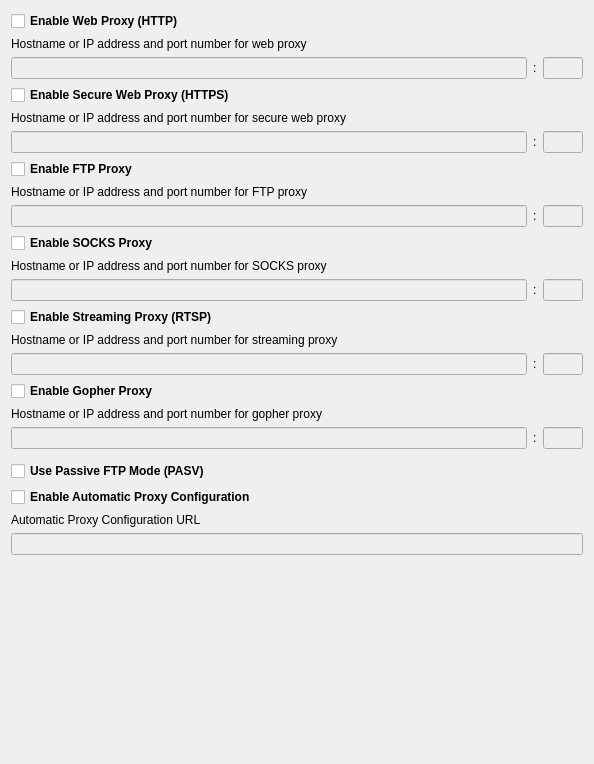
<?xml version="1.0" encoding="UTF-8"?>
<ui version="4.0">
 <class>ProxiesForm</class>
 <widget class="QWidget" name="ProxiesForm">
  <property name="geometry">
   <rect>
    <x>0</x>
    <y>0</y>
    <width>594</width>
    <height>764</height>
   </rect>
  </property>
  <property name="windowTitle">
   <string>Form</string>
  </property>
  <layout class="QVBoxLayout" name="verticalLayout">
   <item>
    <widget class="QCheckBox" name="checkBoxEnableWebProxy">
     <property name="font">
      <font>
       <weight>75</weight>
       <bold>true</bold>
      </font>
     </property>
     <property name="text">
      <string>Enable Web Proxy (HTTP)</string>
     </property>
    </widget>
   </item>
   <item>
    <widget class="QLabel" name="lTipHTTP">
     <property name="text">
      <string>Hostname or IP address and port number for web proxy</string>
     </property>
    </widget>
   </item>
   <item>
    <layout class="QHBoxLayout" name="horizontalLayout" stretch="0,0,0">
     <item>
      <widget class="QLineEdit" name="lineEditWebProxy">
       <property name="enabled">
        <bool>false</bool>
       </property>
       <property name="sizePolicy">
        <sizepolicy hsizetype="Expanding" vsizetype="Fixed">
         <horstretch>0</horstretch>
         <verstretch>0</verstretch>
        </sizepolicy>
       </property>
      </widget>
     </item>
     <item>
      <widget class="QLabel" name="label_2">
       <property name="text">
        <string>:</string>
       </property>
      </widget>
     </item>
     <item>
      <widget class="QLineEdit" name="lineEditWebProxyPort">
       <property name="enabled">
        <bool>false</bool>
       </property>
       <property name="sizePolicy">
        <sizepolicy hsizetype="Minimum" vsizetype="Fixed">
         <horstretch>0</horstretch>
         <verstretch>0</verstretch>
        </sizepolicy>
       </property>
       <property name="minimumSize">
        <size>
         <width>0</width>
         <height>0</height>
        </size>
       </property>
       <property name="maximumSize">
        <size>
         <width>40</width>
         <height>16777215</height>
        </size>
       </property>
       <property name="text">
        <string/>
       </property>
      </widget>
     </item>
    </layout>
   </item>
   <item>
    <widget class="QCheckBox" name="checkBoxEnableSecureWebProxy">
     <property name="font">
      <font>
       <weight>75</weight>
       <bold>true</bold>
      </font>
     </property>
     <property name="text">
      <string>Enable Secure Web Proxy (HTTPS)</string>
     </property>
    </widget>
   </item>
   <item>
    <widget class="QLabel" name="lTipHTTPS">
     <property name="text">
      <string>Hostname or IP address and port number for secure web proxy</string>
     </property>
    </widget>
   </item>
   <item>
    <layout class="QHBoxLayout" name="horizontalLayout_2">
     <item>
      <widget class="QLineEdit" name="lineEditSecureWebProxy">
       <property name="enabled">
        <bool>false</bool>
       </property>
      </widget>
     </item>
     <item>
      <widget class="QLabel" name="label_3">
       <property name="text">
        <string>:</string>
       </property>
      </widget>
     </item>
     <item>
      <widget class="QLineEdit" name="lineEditSecureWebProxyPort">
       <property name="enabled">
        <bool>false</bool>
       </property>
       <property name="sizePolicy">
        <sizepolicy hsizetype="Minimum" vsizetype="Fixed">
         <horstretch>0</horstretch>
         <verstretch>0</verstretch>
        </sizepolicy>
       </property>
       <property name="maximumSize">
        <size>
         <width>40</width>
         <height>16777215</height>
        </size>
       </property>
      </widget>
     </item>
    </layout>
   </item>
   <item>
    <widget class="QCheckBox" name="checkBoxEnableFTPProxy">
     <property name="font">
      <font>
       <weight>75</weight>
       <bold>true</bold>
      </font>
     </property>
     <property name="text">
      <string>Enable FTP Proxy</string>
     </property>
    </widget>
   </item>
   <item>
    <widget class="QLabel" name="lTipFTP">
     <property name="text">
      <string>Hostname or IP address and port number for FTP proxy</string>
     </property>
    </widget>
   </item>
   <item>
    <layout class="QHBoxLayout" name="horizontalLayout_3">
     <item>
      <widget class="QLineEdit" name="lineEditFTPProxy">
       <property name="enabled">
        <bool>false</bool>
       </property>
      </widget>
     </item>
     <item>
      <widget class="QLabel" name="label_5">
       <property name="text">
        <string>:</string>
       </property>
      </widget>
     </item>
     <item>
      <widget class="QLineEdit" name="lineEditFTPProxyPort">
       <property name="enabled">
        <bool>false</bool>
       </property>
       <property name="sizePolicy">
        <sizepolicy hsizetype="Minimum" vsizetype="Fixed">
         <horstretch>0</horstretch>
         <verstretch>0</verstretch>
        </sizepolicy>
       </property>
       <property name="maximumSize">
        <size>
         <width>40</width>
         <height>16777215</height>
        </size>
       </property>
      </widget>
     </item>
    </layout>
   </item>
   <item>
    <widget class="QCheckBox" name="checkBoxEnableSOCKSProxy">
     <property name="font">
      <font>
       <weight>75</weight>
       <bold>true</bold>
      </font>
     </property>
     <property name="text">
      <string>Enable SOCKS Proxy</string>
     </property>
    </widget>
   </item>
   <item>
    <widget class="QLabel" name="lTipSocks">
     <property name="text">
      <string>Hostname or IP address and port number for SOCKS proxy</string>
     </property>
    </widget>
   </item>
   <item>
    <layout class="QHBoxLayout" name="horizontalLayout_4">
     <item>
      <widget class="QLineEdit" name="lineEditSOCKSProxy">
       <property name="enabled">
        <bool>false</bool>
       </property>
      </widget>
     </item>
     <item>
      <widget class="QLabel" name="label_8">
       <property name="text">
        <string>:</string>
       </property>
      </widget>
     </item>
     <item>
      <widget class="QLineEdit" name="lineEditSOCKSProxyPort">
       <property name="enabled">
        <bool>false</bool>
       </property>
       <property name="sizePolicy">
        <sizepolicy hsizetype="Minimum" vsizetype="Fixed">
         <horstretch>0</horstretch>
         <verstretch>0</verstretch>
        </sizepolicy>
       </property>
       <property name="maximumSize">
        <size>
         <width>40</width>
         <height>16777215</height>
        </size>
       </property>
      </widget>
     </item>
    </layout>
   </item>
   <item>
    <widget class="QCheckBox" name="checkBoxEnableStreamingProxy">
     <property name="font">
      <font>
       <weight>75</weight>
       <bold>true</bold>
      </font>
     </property>
     <property name="text">
      <string>Enable Streaming Proxy (RTSP)</string>
     </property>
    </widget>
   </item>
   <item>
    <widget class="QLabel" name="lTipRTSP">
     <property name="text">
      <string>Hostname or IP address and port number for streaming proxy</string>
     </property>
    </widget>
   </item>
   <item>
    <layout class="QHBoxLayout" name="horizontalLayout_5">
     <item>
      <widget class="QLineEdit" name="lineEditStreamingProxy">
       <property name="enabled">
        <bool>false</bool>
       </property>
      </widget>
     </item>
     <item>
      <widget class="QLabel" name="label_10">
       <property name="text">
        <string>:</string>
       </property>
      </widget>
     </item>
     <item>
      <widget class="QLineEdit" name="lineEditStreamingProxyPort">
       <property name="enabled">
        <bool>false</bool>
       </property>
       <property name="sizePolicy">
        <sizepolicy hsizetype="Minimum" vsizetype="Fixed">
         <horstretch>0</horstretch>
         <verstretch>0</verstretch>
        </sizepolicy>
       </property>
       <property name="maximumSize">
        <size>
         <width>40</width>
         <height>16777215</height>
        </size>
       </property>
      </widget>
     </item>
    </layout>
   </item>
   <item>
    <widget class="QCheckBox" name="checkBoxEnableGopherProxy">
     <property name="font">
      <font>
       <weight>75</weight>
       <bold>true</bold>
      </font>
     </property>
     <property name="text">
      <string>Enable Gopher Proxy</string>
     </property>
    </widget>
   </item>
   <item>
    <widget class="QLabel" name="lTipGopher">
     <property name="text">
      <string>Hostname or IP address and port number for gopher proxy</string>
     </property>
    </widget>
   </item>
   <item>
    <layout class="QHBoxLayout" name="horizontalLayout_6">
     <item>
      <widget class="QLineEdit" name="lineEditGopherProxy">
       <property name="enabled">
        <bool>false</bool>
       </property>
      </widget>
     </item>
     <item>
      <widget class="QLabel" name="label_12">
       <property name="text">
        <string>:</string>
       </property>
      </widget>
     </item>
     <item>
      <widget class="QLineEdit" name="lineEditGopherProxyPort">
       <property name="enabled">
        <bool>false</bool>
       </property>
       <property name="sizePolicy">
        <sizepolicy hsizetype="Minimum" vsizetype="Fixed">
         <horstretch>0</horstretch>
         <verstretch>0</verstretch>
        </sizepolicy>
       </property>
       <property name="maximumSize">
        <size>
         <width>40</width>
         <height>16777215</height>
        </size>
       </property>
      </widget>
     </item>
    </layout>
   </item>
   <item>
    <widget class="ItemListWidget" name="exceptionsListWidget" native="true"/>
   </item>
   <item>
    <widget class="QCheckBox" name="checkBoxUsePassiveFTPMode">
     <property name="font">
      <font>
       <weight>75</weight>
       <bold>true</bold>
      </font>
     </property>
     <property name="text">
      <string>Use Passive FTP Mode (PASV)</string>
     </property>
    </widget>
   </item>
   <item>
    <widget class="QCheckBox" name="checkBoxEnableAutomaticProxyConfig">
     <property name="font">
      <font>
       <weight>75</weight>
       <bold>true</bold>
      </font>
     </property>
     <property name="text">
      <string>Enable Automatic Proxy Configuration</string>
     </property>
    </widget>
   </item>
   <item>
    <widget class="QLabel" name="lTipConfigUrl">
     <property name="text">
      <string>Automatic Proxy Configuration URL</string>
     </property>
    </widget>
   </item>
   <item>
    <widget class="QLineEdit" name="lineEditAutomaticProxyConfigurationURL">
     <property name="enabled">
      <bool>false</bool>
     </property>
    </widget>
   </item>
   <item>
    <spacer name="verticalSpacer">
     <property name="orientation">
      <enum>Qt::Vertical</enum>
     </property>
     <property name="sizeHint" stdset="0">
      <size>
       <width>20</width>
       <height>40</height>
      </size>
     </property>
    </spacer>
   </item>
  </layout>
 </widget>
 <customwidgets>
  <customwidget>
   <class>ItemListWidget</class>
   <extends>QWidget</extends>
   <header>FWAdminLib/Configurator/ItemListWidget.h</header>
   <container>1</container>
  </customwidget>
 </customwidgets>
 <tabstops>
  <tabstop>checkBoxEnableWebProxy</tabstop>
  <tabstop>lineEditWebProxy</tabstop>
  <tabstop>lineEditWebProxyPort</tabstop>
  <tabstop>checkBoxEnableSecureWebProxy</tabstop>
  <tabstop>lineEditSecureWebProxy</tabstop>
  <tabstop>lineEditSecureWebProxyPort</tabstop>
  <tabstop>checkBoxEnableFTPProxy</tabstop>
  <tabstop>lineEditFTPProxy</tabstop>
  <tabstop>lineEditFTPProxyPort</tabstop>
  <tabstop>checkBoxEnableSOCKSProxy</tabstop>
  <tabstop>lineEditSOCKSProxy</tabstop>
  <tabstop>lineEditSOCKSProxyPort</tabstop>
  <tabstop>checkBoxEnableStreamingProxy</tabstop>
  <tabstop>lineEditStreamingProxy</tabstop>
  <tabstop>lineEditStreamingProxyPort</tabstop>
  <tabstop>checkBoxEnableGopherProxy</tabstop>
  <tabstop>lineEditGopherProxy</tabstop>
  <tabstop>lineEditGopherProxyPort</tabstop>
  <tabstop>checkBoxUsePassiveFTPMode</tabstop>
  <tabstop>checkBoxEnableAutomaticProxyConfig</tabstop>
  <tabstop>lineEditAutomaticProxyConfigurationURL</tabstop>
 </tabstops>
 <resources/>
 <connections/>
</ui>
